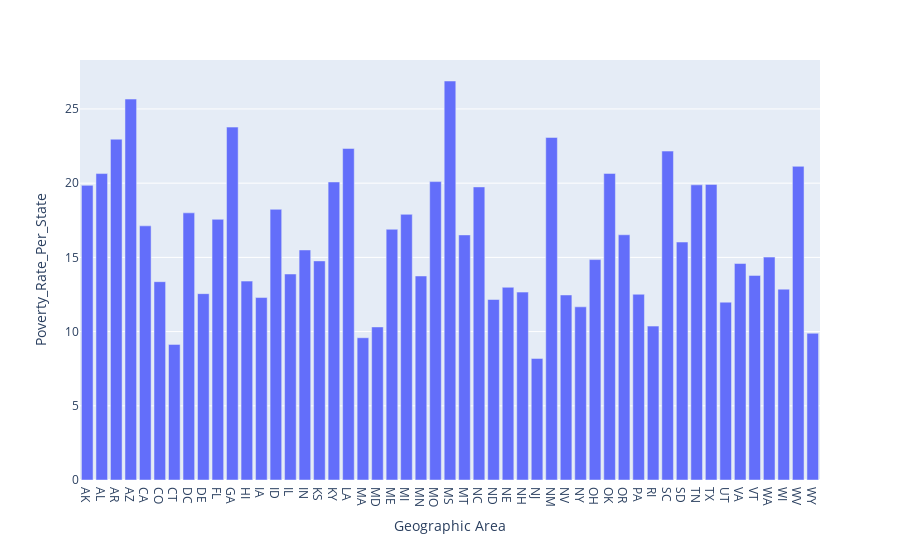

Notebook code for this chart:
### Code cell
px.bar(data_frame=poverty_per_state, x='Geographic Area', y='Poverty_Rate_Per_State')
# MS apparently has the highest poverty rate overall
# NJ has the lowest poverty rate

### Figure 1 — Plotly figure (JSON) as saved in the notebook; plotly's stock layout.template omitted (floating-point values rounded to 4 significant figures)
{"data": [{"alignmentgroup": "True", "hovertemplate": "Geographic Area=%{x}<br>Poverty_Rate_Per_State=%{y}<extra></extra>", "legendgroup": "", "marker": {"color": "#636efa", "pattern": {"shape": ""}}, "name": "", "offsetgroup": "", "orientation": "v", "showlegend": false, "textposition": "auto", "type": "bar", "x": ["AK", "AL", "AR", "AZ", "CA", "CO", "CT", "DC", "DE", "FL", "GA", "HI", "IA", "ID", "IL", "IN", "KS", "KY", "LA", "MA", "MD", "ME", "MI", "MN", "MO", "MS", "MT", "NC", "ND", "NE", "NH", "NJ", "NM", "NV", "NY", "OH", "OK", "OR", "PA", "RI", "SC", "SD", "TN", "TX", "UT", "VA", "VT", "WA", "WI", "WV", "WY"], "xaxis": "x", "y": [19.85, 20.65, 22.96, 25.67, 17.12, 13.36, 9.137, 18, 12.56, 17.57, 23.78, 13.4, 12.29, 18.24, 13.88, 15.5, 14.76, 20.08, 22.34, 9.585, 10.31, 16.89, 17.9, 13.75, 20.11, 26.88, 16.51, 19.75, 12.16, 12.98, 12.66, 8.191, 23.08, 12.47, 11.67, 14.85, 20.66, 16.52, 12.52, 10.37, 22.16, 16.03, 19.89, 19.92, 11.98, 14.59, 13.79, 15.02, 12.86, 21.13, 9.888], "yaxis": "y"}], "layout": {"barmode": "relative", "legend": {"tracegroupgap": 0}, "margin": {"t": 60}, "xaxis": {"anchor": "y", "domain": [0, 1], "title": {"text": "Geographic Area"}}, "yaxis": {"anchor": "x", "domain": [0, 1], "title": {"text": "Poverty_Rate_Per_State"}}}}
